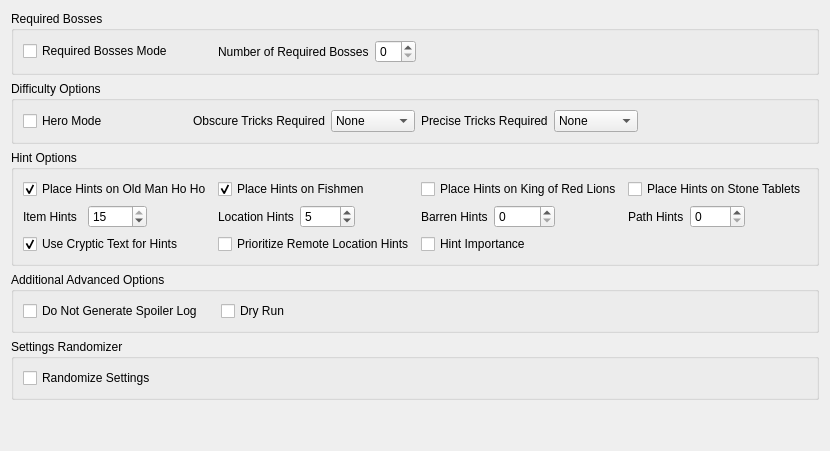
          <widget class="QWidget" name="tab_advanced">
           <attribute name="title">
            <string>Advanced Options</string>
           </attribute>
           <layout class="QVBoxLayout" name="verticalLayout_8">
            <item>
             <widget class="QGroupBox" name="groupBox_4">
              <property name="title">
               <string>Required Bosses</string>
              </property>
              <layout class="QGridLayout" name="gridLayout_6">
               <item row="0" column="0">
                <widget class="QCheckBox" name="required_bosses">
                 <property name="text">
                  <string>Required Bosses Mode</string>
                 </property>
                </widget>
               </item>
               <item row="0" column="1">
                <layout class="QHBoxLayout" name="horizontalLayout_8">
                 <item>
                  <widget class="QLabel" name="label_for_num_required_bosses">
                   <property name="sizePolicy">
                    <sizepolicy hsizetype="Maximum" vsizetype="Preferred">
                     <horstretch>0</horstretch>
                     <verstretch>0</verstretch>
                    </sizepolicy>
                   </property>
                   <property name="text">
                    <string>Number of Required Bosses</string>
                   </property>
                  </widget>
                 </item>
                 <item>
                  <widget class="QSpinBox" name="num_required_bosses"/>
                 </item>
                </layout>
               </item>
               <item row="0" column="2">
                <widget class="QWidget" name="widget_4" native="true"/>
               </item>
               <item row="0" column="3">
                <widget class="QWidget" name="widget_5" native="true"/>
               </item>
              </layout>
             </widget>
            </item>
            <item>
             <widget class="QGroupBox" name="groupBox_9">
              <property name="title">
               <string>Difficulty Options</string>
              </property>
              <layout class="QHBoxLayout" name="horizontalLayout_22">
               <item>
                <widget class="QCheckBox" name="hero_mode">
                 <property name="text">
                  <string>Hero Mode</string>
                 </property>
                </widget>
               </item>
               <item>
                <layout class="QHBoxLayout" name="horizontalLayout_20">
                 <item>
                  <widget class="QLabel" name="label_for_logic_obscurity">
                   <property name="text">
                    <string>Obscure Tricks Required</string>
                   </property>
                  </widget>
                 </item>
                 <item>
                  <widget class="QComboBox" name="logic_obscurity">
                   <item>
                    <property name="text">
                     <string>None</string>
                    </property>
                   </item>
                   <item>
                    <property name="text">
                     <string>Normal</string>
                    </property>
                   </item>
                   <item>
                    <property name="text">
                     <string>Hard</string>
                    </property>
                   </item>
                   <item>
                    <property name="text">
                     <string>Very Hard</string>
                    </property>
                   </item>
                  </widget>
                 </item>
                </layout>
               </item>
               <item>
                <layout class="QHBoxLayout" name="horizontalLayout_21">
                 <item>
                  <widget class="QLabel" name="label_for_logic_precision">
                   <property name="text">
                    <string>Precise Tricks Required</string>
                   </property>
                  </widget>
                 </item>
                 <item>
                  <widget class="QComboBox" name="logic_precision">
                   <item>
                    <property name="text">
                     <string>None</string>
                    </property>
                   </item>
                   <item>
                    <property name="text">
                     <string>Normal</string>
                    </property>
                   </item>
                   <item>
                    <property name="text">
                     <string>Hard</string>
                    </property>
                   </item>
                   <item>
                    <property name="text">
                     <string>Very Hard</string>
                    </property>
                   </item>
                  </widget>
                 </item>
                </layout>
               </item>
               <item>
                <widget class="QWidget" name="widget_10" native="true"/>
               </item>
              </layout>
             </widget>
            </item>
            <item>
             <widget class="QGroupBox" name="groupBox_5">
              <property name="title">
               <string>Hint Options</string>
              </property>
              <layout class="QGridLayout" name="gridLayout_7">
               <item row="4" column="0">
                <widget class="QCheckBox" name="hoho_hints">
                 <property name="text">
                  <string>Place Hints on Old Man Ho Ho</string>
                 </property>
                 <property name="checked">
                  <bool>true</bool>
                 </property>
                </widget>
               </item>
               <item row="6" column="1">
                <widget class="QCheckBox" name="prioritize_remote_hints">
                 <property name="text">
                  <string>Prioritize Remote Location Hints</string>
                 </property>
                </widget>
               </item>
               <item row="4" column="2">
                <widget class="QCheckBox" name="korl_hints">
                 <property name="text">
                  <string>Place Hints on King of Red Lions</string>
                 </property>
                </widget>
               </item>
               <item row="5" column="2">
                <layout class="QHBoxLayout" name="horizontalLayout_16">
                 <item>
                  <widget class="QLabel" name="label_for_num_barren_hints">
                   <property name="text">
                    <string>Barren Hints</string>
                   </property>
                  </widget>
                 </item>
                 <item>
                  <widget class="QSpinBox" name="num_barren_hints">
                   <property name="correctionMode">
                    <enum>QAbstractSpinBox::CorrectionMode::CorrectToNearestValue</enum>
                   </property>
                   <property name="minimum">
                    <number>0</number>
                   </property>
                   <property name="maximum">
                    <number>15</number>
                   </property>
                   <property name="value">
                    <number>0</number>
                   </property>
                  </widget>
                 </item>
                 <item>
                  <widget class="QWidget" name="widget_7" native="true"/>
                 </item>
                </layout>
               </item>
               <item row="6" column="0">
                <widget class="QCheckBox" name="cryptic_hints">
                 <property name="text">
                  <string>Use Cryptic Text for Hints</string>
                 </property>
                 <property name="checked">
                  <bool>true</bool>
                 </property>
                </widget>
               </item>
               <item row="4" column="1">
                <widget class="QCheckBox" name="fishmen_hints">
                 <property name="text">
                  <string>Place Hints on Fishmen</string>
                 </property>
                 <property name="checked">
                  <bool>true</bool>
                 </property>
                </widget>
               </item>
               <item row="5" column="1">
                <layout class="QHBoxLayout" name="horizontalLayout_17">
                 <item>
                  <widget class="QLabel" name="label_for_num_location_hints">
                   <property name="text">
                    <string>Location Hints</string>
                   </property>
                  </widget>
                 </item>
                 <item>
                  <widget class="QSpinBox" name="num_location_hints">
                   <property name="correctionMode">
                    <enum>QAbstractSpinBox::CorrectionMode::CorrectToNearestValue</enum>
                   </property>
                   <property name="minimum">
                    <number>0</number>
                   </property>
                   <property name="maximum">
                    <number>15</number>
                   </property>
                   <property name="value">
                    <number>5</number>
                   </property>
                  </widget>
                 </item>
                 <item>
                  <widget class="QWidget" name="widget_8" native="true"/>
                 </item>
                </layout>
               </item>
               <item row="5" column="0">
                <layout class="QHBoxLayout" name="horizontalLayout_9">
                 <item>
                  <widget class="QLabel" name="label_for_num_item_hints">
                   <property name="text">
                    <string>Item Hints</string>
                   </property>
                  </widget>
                 </item>
                 <item>
                  <widget class="QSpinBox" name="num_item_hints">
                   <property name="correctionMode">
                    <enum>QAbstractSpinBox::CorrectionMode::CorrectToNearestValue</enum>
                   </property>
                   <property name="minimum">
                    <number>0</number>
                   </property>
                   <property name="maximum">
                    <number>15</number>
                   </property>
                   <property name="value">
                    <number>15</number>
                   </property>
                  </widget>
                 </item>
                 <item>
                  <widget class="QWidget" name="widget_9" native="true"/>
                 </item>
                </layout>
               </item>
               <item row="5" column="3">
                <layout class="QHBoxLayout" name="horizontalLayout_15">
                 <item>
                  <widget class="QLabel" name="label_for_num_path_hints">
                   <property name="text">
                    <string>Path Hints</string>
                   </property>
                  </widget>
                 </item>
                 <item>
                  <widget class="QSpinBox" name="num_path_hints">
                   <property name="correctionMode">
                    <enum>QAbstractSpinBox::CorrectionMode::CorrectToNearestValue</enum>
                   </property>
                   <property name="minimum">
                    <number>0</number>
                   </property>
                   <property name="maximum">
                    <number>15</number>
                   </property>
                   <property name="value">
                    <number>0</number>
                   </property>
                  </widget>
                 </item>
                 <item>
                  <widget class="QWidget" name="widget_6" native="true"/>
                 </item>
                </layout>
               </item>
               <item row="4" column="3">
                <widget class="QCheckBox" name="stone_tablet_hints">
                 <property name="text">
                  <string>Place Hints on Stone Tablets</string>
                 </property>
                 <property name="checked">
                  <bool>false</bool>
                 </property>
                </widget>
               </item>
               <item row="6" column="2">
                <widget class="QCheckBox" name="hint_importance">
                 <property name="text">
                  <string>Hint Importance</string>
                 </property>
                </widget>
               </item>
              </layout>
             </widget>
            </item>
            <item>
             <widget class="QGroupBox" name="groupBox_6">
              <property name="title">
               <string>Additional Advanced Options</string>
              </property>
              <layout class="QGridLayout" name="gridLayout_8">
               <item row="0" column="0">
                <widget class="QCheckBox" name="do_not_generate_spoiler_log">
                 <property name="text">
                  <string>Do Not Generate Spoiler Log</string>
                 </property>
                </widget>
               </item>
               <item row="0" column="2">
                <widget class="QWidget" name="widget_11" native="true"/>
               </item>
               <item row="0" column="3">
                <widget class="QWidget" name="widget_12" native="true"/>
               </item>
               <item row="0" column="1">
                <widget class="QCheckBox" name="dry_run">
                 <property name="text">
                  <string>Dry Run</string>
                 </property>
                </widget>
               </item>
              </layout>
             </widget>
            </item>
            <item>
             <widget class="QGroupBox" name="groupBox_random_settings">
              <property name="title">
               <string>Settings Randomizer</string>
              </property>
              <layout class="QGridLayout" name="gridLayout_random_settings">
               <item row="0" column="3">
                <widget class="QWidget" name="widget_rs_enable" native="true"/>
               </item>
               <item row="0" column="0">
                <widget class="QCheckBox" name="randomize_settings">
                 <property name="text">
                  <string>Randomize Settings</string>
                 </property>
                </widget>
               </item>
               <item row="0" column="2">
                <widget class="QWidget" name="widget_rs_placeholder1" native="true"/>
               </item>
               <item row="0" column="4">
                <widget class="QWidget" name="widget_rs_placeholder2" native="true"/>
               </item>
              </layout>
             </widget>
            </item>
            <item>
             <spacer name="verticalSpacer_3">
              <property name="orientation">
               <enum>Qt::Orientation::Vertical</enum>
              </property>
              <property name="sizeHint" stdset="0">
               <size>
                <width>20</width>
                <height>40</height>
               </size>
              </property>
             </spacer>
            </item>
           </layout>
          </widget>
